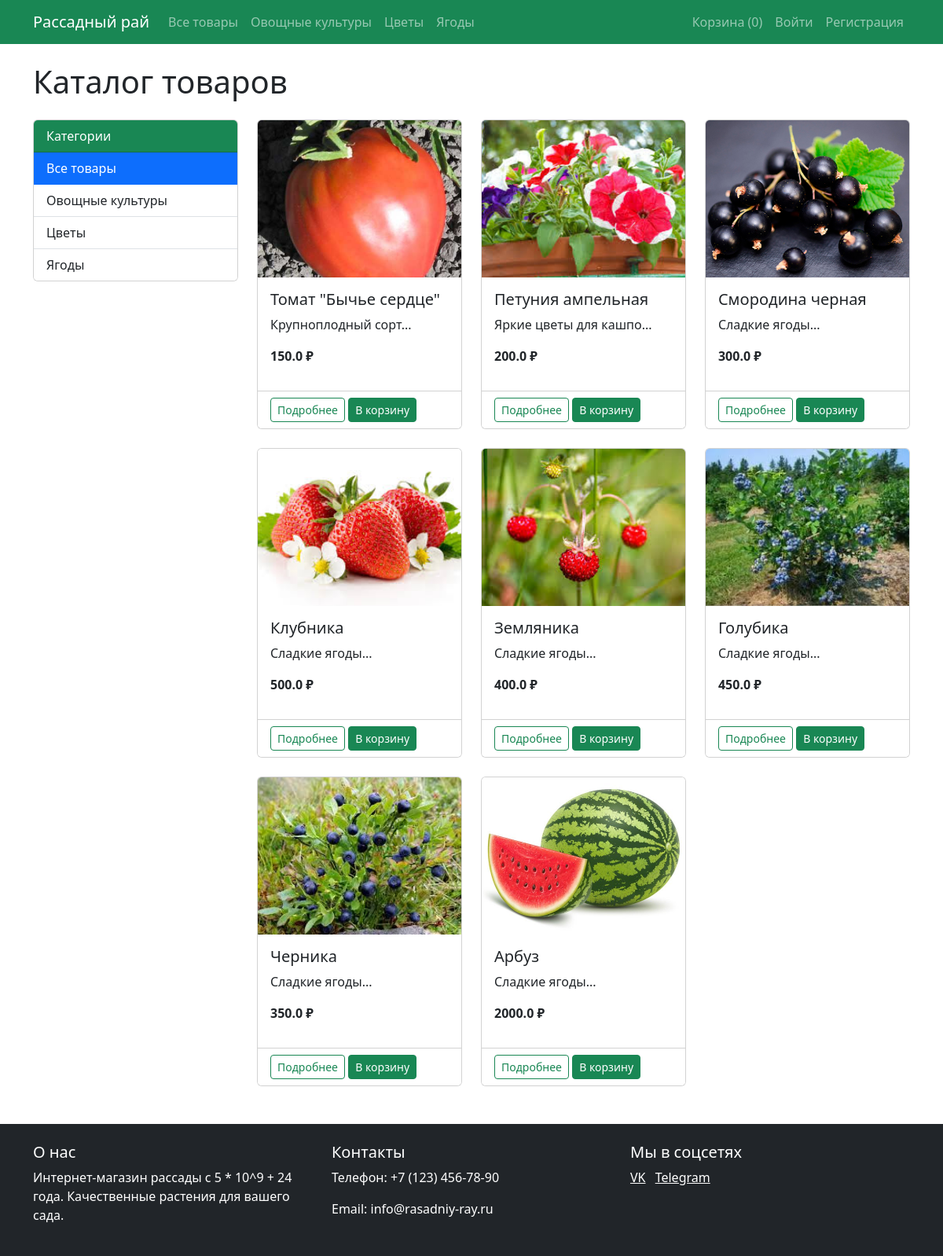
/products, run on an earlier commit of the app's database.
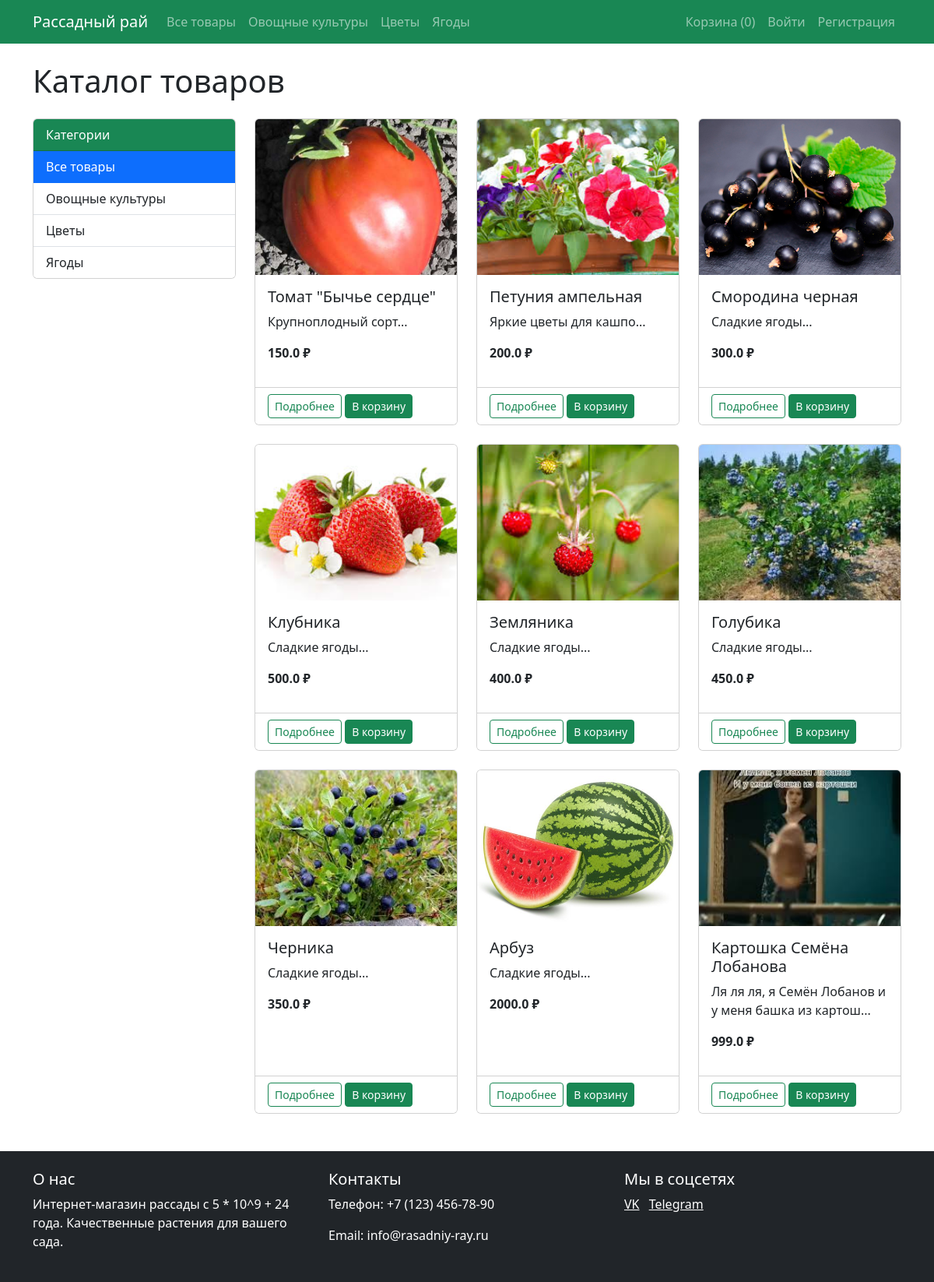
And on a later commit of the database.
### models.py (models this page shows)
class Category(db.Model):
    id = db.Column(db.Integer, primary_key=True)
    name = db.Column(db.String(100), nullable=False)
    products = db.relationship('Product', backref='category', lazy=True)

class Product(db.Model):
    id = db.Column(db.Integer, primary_key=True)
    name = db.Column(db.String(100), nullable=False)
    description = db.Column(db.Text)
    price = db.Column(db.Float, nullable=False)
    category_id = db.Column(db.Integer, db.ForeignKey('category.id'), nullable=False)
    image = db.Column(db.String(100))
    order_items = db.relationship('OrderItem', backref='product', lazy=True)

### app.py (the view)
@app.route('/products')
def products():
    category_id = request.args.get('category_id')
    if category_id:
        products = Product.query.filter_by(category_id=category_id).all()
    else:
        products = Product.query.all()
    categories = Category.query.all()
    return render_template('products.html', products=products, categories=categories)

### app.py (called while the page is built)
@app.before_request
def fix_cart():
    if 'cart' in session and not isinstance(session['cart'], dict):
        session.pop('cart', None)

### templates/products.html (shortened to what this page needs)
{% extends "base.html" %}
{% block content %}
<h1 class="mb-4">Каталог товаров</h1>
<div class="row">
    <div class="col-md-3">
        <div class="card mb-4">
            <div class="card-header bg-success text-white">
                Категории
            </div>
            <div class="list-group list-group-flush">
                <a href="{{ url_for('products') }}" class="list-group-item list-group-item-action {% if not request.args.get('category_id') %}active{% endif %}">Все товары</a>
                {% for category in categories %}
                <a href="{{ url_for('products', category_id=category.id) }}" class="list-group-item list-group-item-action {% if request.args.get('category_id')|int == category.id %}active{% endif %}">
                    {{ category.name }}
                </a>
                {% endfor %}
            </div>
        </div>
    </div>
    <div class="col-md-9">
        <div class="row">
            {% for product in products %}
            <div class="col-md-4 mb-4">
                <div class="card h-100">
                    <img src="{{ url_for('static', filename='images/' + product.image) }}" class="card-img-top" alt="{{ product.name }}">
                    <div class="card-body">
                        <h5 class="card-title">{{ product.name }}</h5>
                        <p class="card-text">{{ product.description[:50] }}...</p>
                        <p class="fw-bold">{{ product.price }} ₽</p>
                    </div>
                    <div class="card-footer bg-white">
                        <a href="{{ url_for('product', product_id=product.id) }}" class="btn btn-sm btn-outline-success">Подробнее</a>
                        <form action="{{ url_for('add_to_cart', product_id=product.id) }}" method="POST" class="d-inline">
                            <button type="submit" class="btn btn-sm btn-success">В корзину</button>
                        </form>
                    </div>
                </div>
            </div>
            {% else %}
            <div class="col-12">
                <div class="alert alert-info">Товары не найдены</div>
            </div>
            {% endfor %}
        </div>
    </div>
</div>
{% endblock %}

### templates/base.html (shortened to what this page needs)
<!DOCTYPE html>
<html lang="ru">
<head>
    <link rel="stylesheet" href="{{ url_for('static', filename='css/style.css') }}">
    <link href="https://cdn.jsdelivr.net/npm/bootstrap@5.3.0/dist/css/bootstrap.min.css" rel="stylesheet">
</head>
<body>
    <header>
        <nav class="navbar navbar-expand-lg navbar-dark bg-success">
            <div class="container">
                <a class="navbar-brand" href="{{ url_for('index') }}">Рассадный рай</a>
                <div class="collapse navbar-collapse" id="navbarNav">
                    <ul class="navbar-nav me-auto">
                        <li class="nav-item">
                            <a class="nav-link" href="{{ url_for('products') }}">Все товары</a>
                        </li>
                        {% for category in categories %}
                        <li class="nav-item">
                            <a class="nav-link" href="{{ url_for('products', category_id=category.id) }}">{{ category.name }}</a>
                        </li>
                        {% endfor %}
                    </ul>
                    <ul class="navbar-nav">
                        <li class="nav-item">
                            <a class="nav-link" href="{{ url_for('cart') }}">
                                Корзина ({{ session.get('cart', {})|length }})
                            </a>
                        </li>
                        {% if current_user.is_authenticated %}
                        {% if current_user.is_admin %}
                        <li class="nav-item">
                            <a class="nav-link" href="{{ url_for('admin_products') }}">Админка</a>
                        </li>
                        {% endif %}
                        <li class="nav-item dropdown">
                            <a class="nav-link dropdown-toggle" href="#" role="button" data-bs-toggle="dropdown">
                                {{ current_user.username }}
                            </a>
                            <ul class="dropdown-menu">
                                <li><a class="dropdown-item" href="#">Мои заказы</a></li>
                                <li><hr class="dropdown-divider"></li>
                                <li><a class="dropdown-item" href="{{ url_for('logout') }}">Выйти</a></li>
                            </ul>
                        </li>
                    {% else %}
                        <li class="nav-item">
                            <a class="nav-link" href="{{ url_for('login') }}">Войти</a>
                        </li>
                        <li class="nav-item">
                            <a class="nav-link" href="{{ url_for('register') }}">Регистрация</a>
                        </li>
                    {% endif %}
                </ul>
                </div>
            </div>
        </nav>
    </header>
    <main class="container my-4">
        {% block content %}{% endblock %}
    </main>
    <footer class="bg-dark text-white py-4 mt-4">
        <div class="container">
            <div class="row">
                <div class="col-md-4">
                    <h5>О нас</h5>
                    <p>Интернет-магазин рассады с 5 * 10^9 + 24 года. Качественные растения для вашего сада.</p>
                </div>
                <div class="col-md-4">
                    <h5>Контакты</h5>
                    <p>Телефон: +7 (123) 456-78-90</p>
                    <p>Email: info@rasadniy-ray.ru</p>
                </div>
                <div class="col-md-4">
                    <h5>Мы в соцсетях</h5>
                    <a href="https://vk.com/id533626252?from=search" class="text-white me-2">VK</a>
                    <a href="https://t.me/art72ru" class="text-white me-2">Telegram</a>
                </div>
            </div>
        </div>
    </footer>
</body>
</html>

What changed in the data, as far as the page shows it:
added Product: image (picture), name "Картошка Семёна Лобанова", description "Ля ля ля, я Семён Лобанов и у меня башка из картош", price "999.0"
